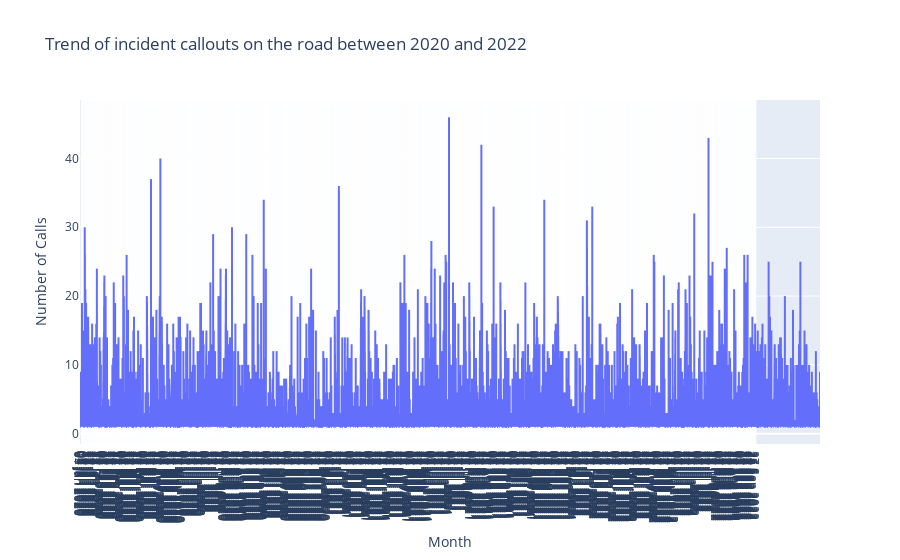

The code cell stored with this chart in its notebook:
### Code cell
# Using an appropriate Python library, 
# draw a graph showing the trend of incident callouts on the road between 2020 and 2022. 
df_plot = df.filter(col("CalYear").isin([2020,2021,2022]))
# Make sure to define how you interpret a road incident based on the dataset.

#define road incident: road incident use PropertyCatergory as Road Vehicle, but there is also Road incident that happens without a vechile involved. 
#Therefoore PropertyType = Road surface/pavement, Roadside vegetation, Roadside furniture, Bridge. and PropertyCatergory = Road Vehicle
road_incidents = df_plot.filter(
    (col("PropertyCategory") == "Road Vehicle") | 
    (col("PropertyType").isin("Road surface/pavement", "Roadside vegetation", "Roadside furniture", "Bridge")) # these are in PropertyCatergory = "Outdoor"
)

#20629 with Road Vehicle Catergory, and with other condition, it is in 20988
import plotly.express as px
# draw a graph showing the trend of incident callouts on the road between 2020 and 2022

fig = px.line(road_incidents, x="DateOfCall", y="NumCalls", title="Trend of incident callouts on the road between 2020 and 2022")
# Update x-axis to show month marks only
fig.update_layout(
    xaxis_title="Month",
    yaxis_title="Number of Calls",
    xaxis=dict(
        tickformat="%b ",  # Format the ticks to show month and year
        dtick="M1"           # Show ticks every month
    )
)
fig.show()

### Figure 1 — Plotly figure (JSON) as saved in the notebook; plotly's stock layout.template omitted (floating-point values rounded to 4 significant figures; data arrays with more than 128 entries replaced by an {"elided": "..."} marker saying what was removed)
{"data": [{"hovertemplate": "DateOfCall=%{x}<br>NumCalls=%{y}<extra></extra>", "legendgroup": "", "line": {"color": "#636efa", "dash": "solid"}, "marker": {"symbol": "circle"}, "mode": "lines", "name": "", "showlegend": false, "type": "scattergl", "x": {"elided": "20988 str values"}, "xaxis": "x", "y": {"elided": "20988 int values"}, "yaxis": "y"}], "layout": {"legend": {"tracegroupgap": 0}, "title": {"text": "Trend of incident callouts on the road between 2020 and 2022"}, "xaxis": {"anchor": "y", "domain": [0, 1], "dtick": "M1", "tickformat": "%b ", "title": {"text": "Month"}}, "yaxis": {"anchor": "x", "domain": [0, 1], "title": {"text": "Number of Calls"}}}}
